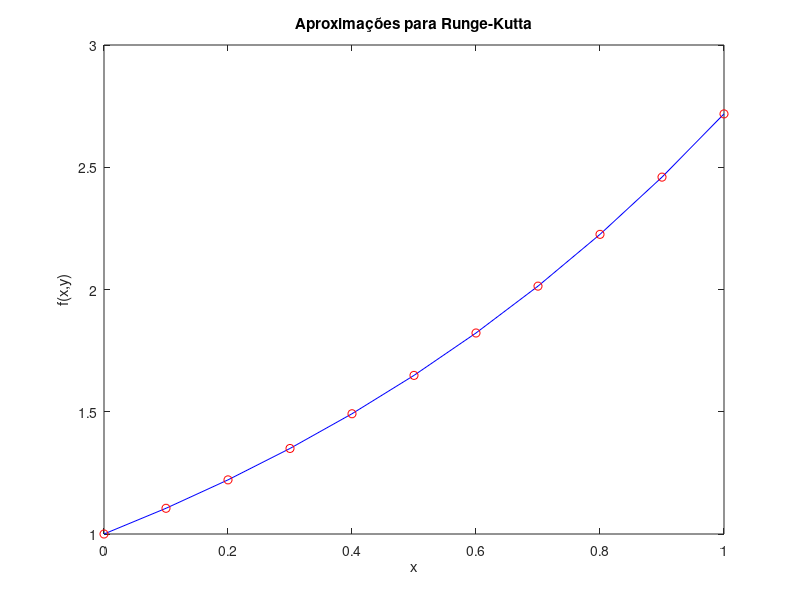

Recreate this plot in MATLAB.
%% Dados do problema 
f_xy = @(r,t) t;  % função f(x,y)
h = 0.1; % passo
% intervalo 
inicio = 0.0;
fim = 1.0;
%% Início dos cálculos
x = inicio:h:fim;
y = zeros(1,length(x)); 
% condição inicial
y(1) = 1.0;

for i=1:(length(x)-1)  % precisa do -1 para que o ylen seja igual a xlen       
    % para 2 funções 
    k_1 = f_xy(x(i),y(i));
    k_2 = f_xy(x(i)+0.5*h,y(i)+0.5*h*k_1);
    k_3 = f_xy((x(i)+0.5*h),(y(i)+0.5*h*k_2));
    k_4 = f_xy((x(i)+h),(y(i)+k_3*h));
    y(i+1) = y(i) + (1/6)*(k_1+2*k_2+2*k_3+k_4)*h;  
  
end

[w,s] = ode45(f_xy,[inicio:h:fim],1); %ode45 é o próprio runge-kutta de 4 ordem 5 passos 

solucao_edo = exp(x); %solução exata

%% Plot dos yRunge-Kutta e da tabela de valores

table_data = [x', y'];  
%table_data = num2cell(table_data);

figure;
uitable('Data',table_data,'ColumnName',{'x','y'},'Position',[140 100 400 300])
%title('Valores de x e y')

figure;
plot(x,y,'b',x,solucao_edo,'or')
title('Aproximações para Runge-Kutta')
xlabel('x')
ylabel('f(x,y)')





